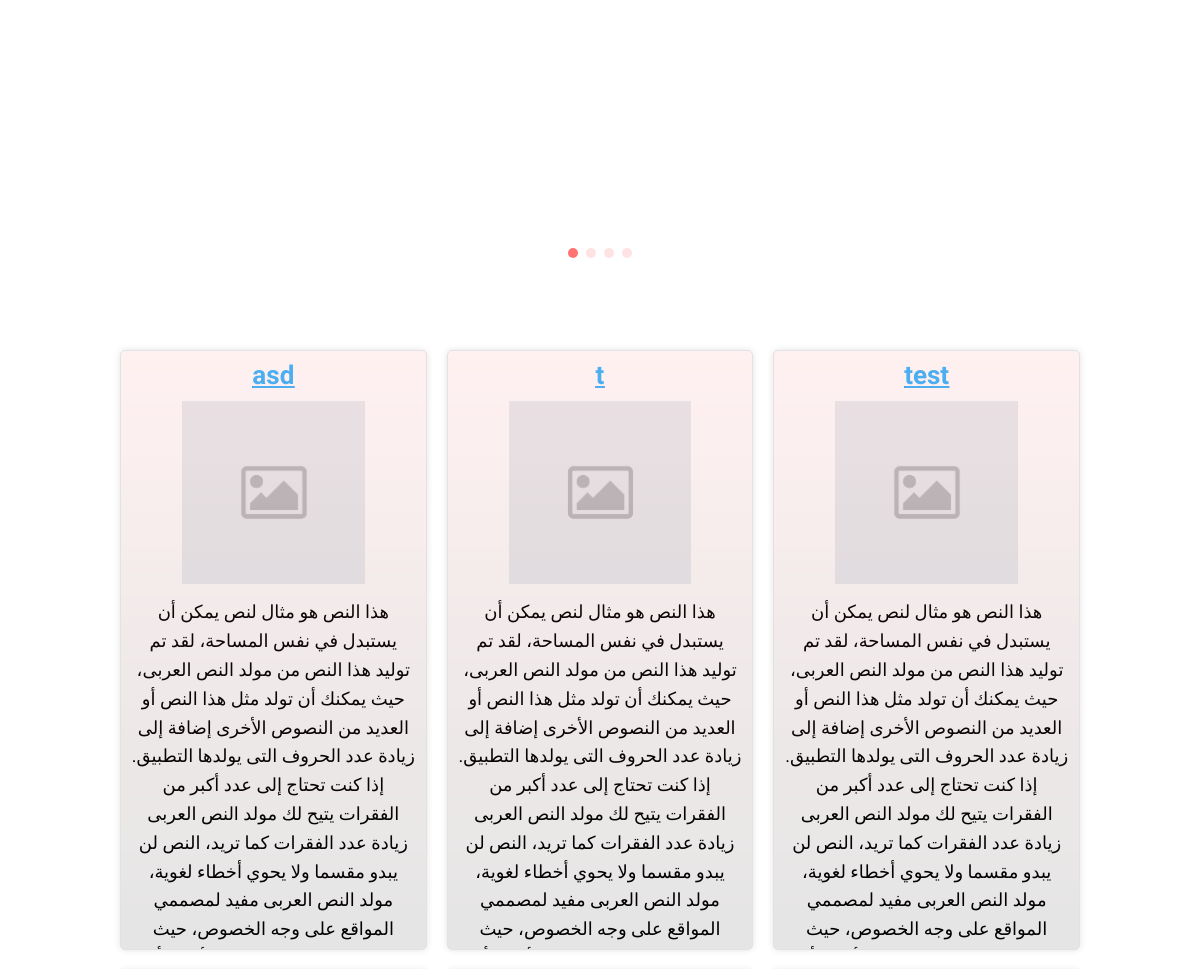
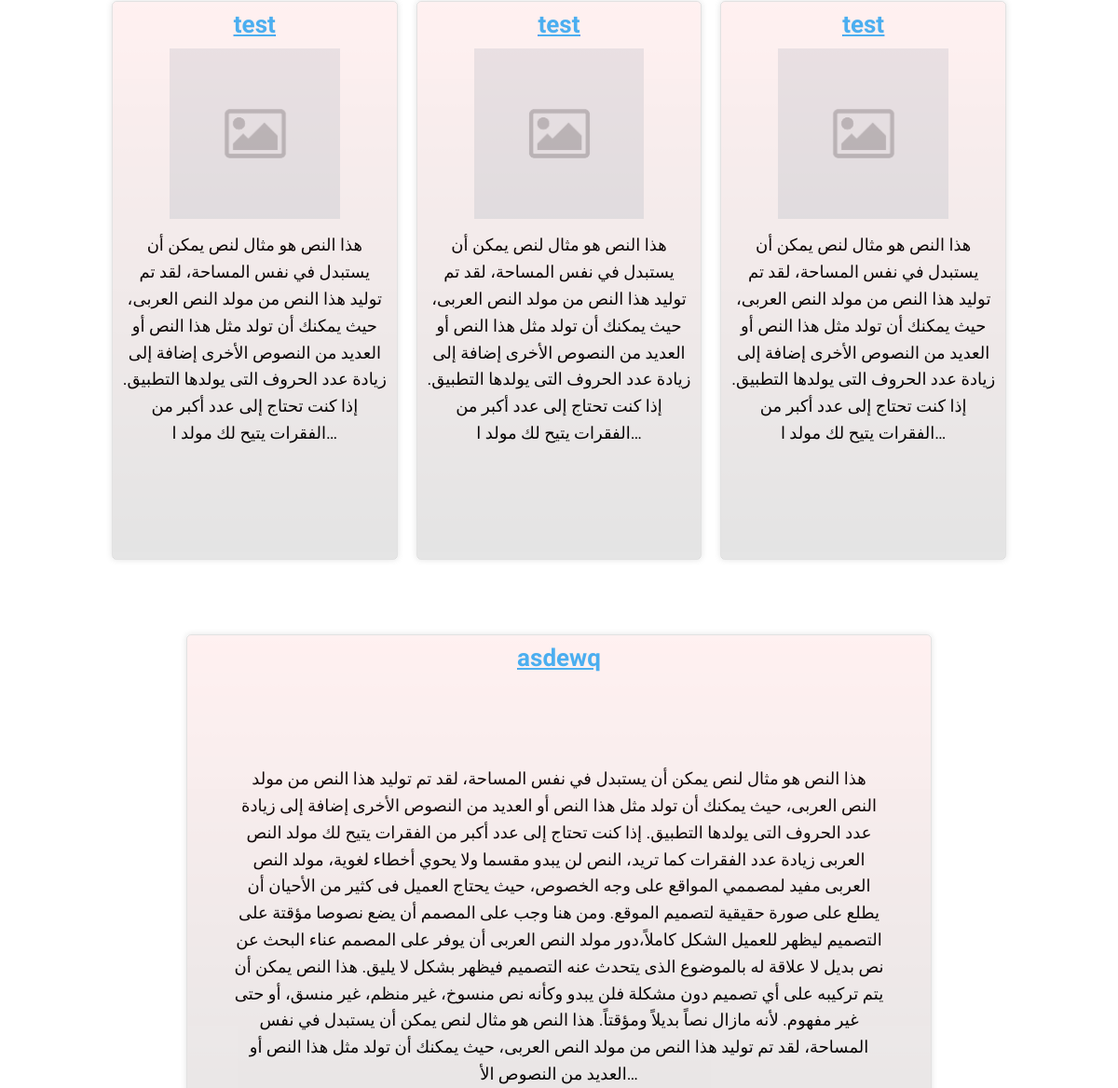
The app's page / (middle part), older data (2 pictures, top to bottom).
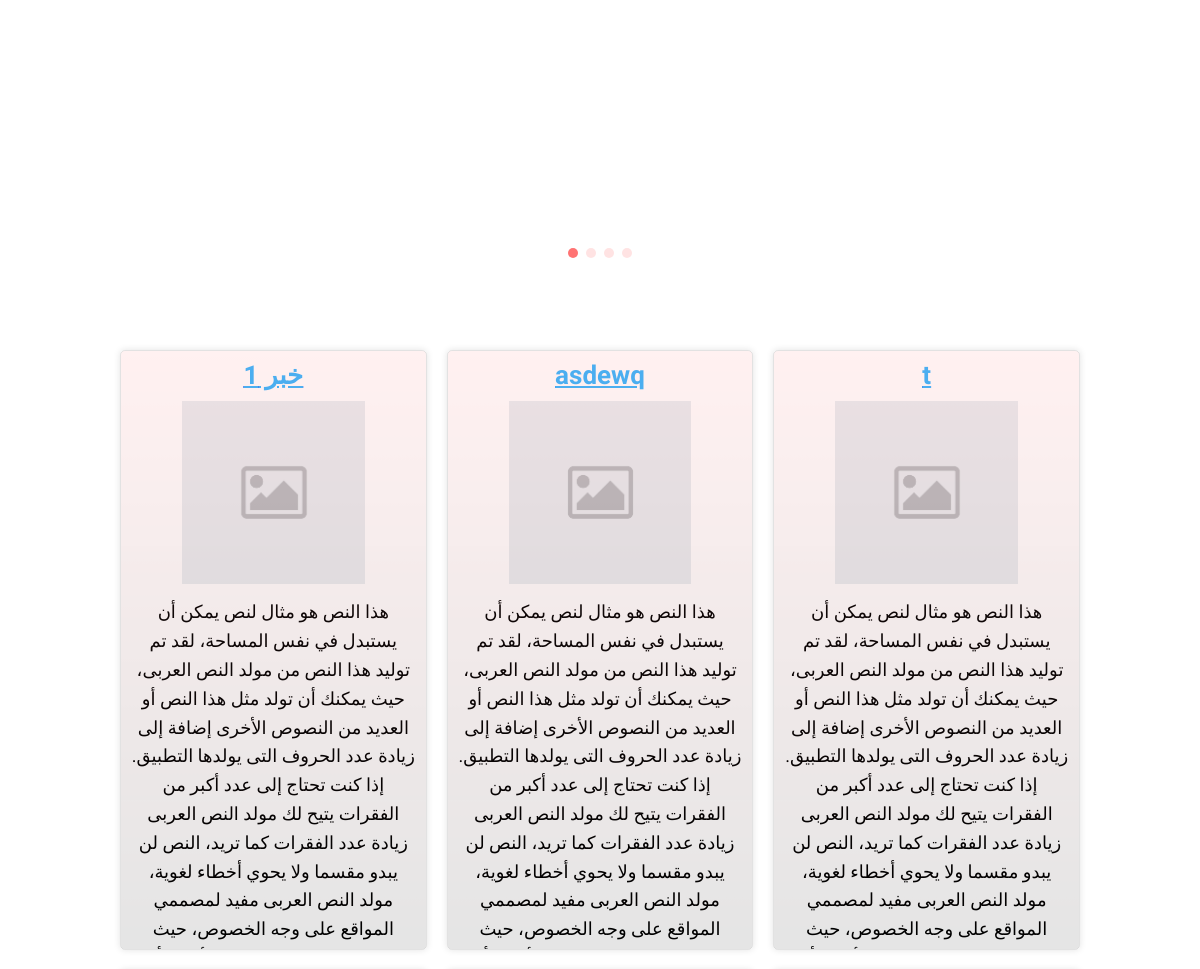
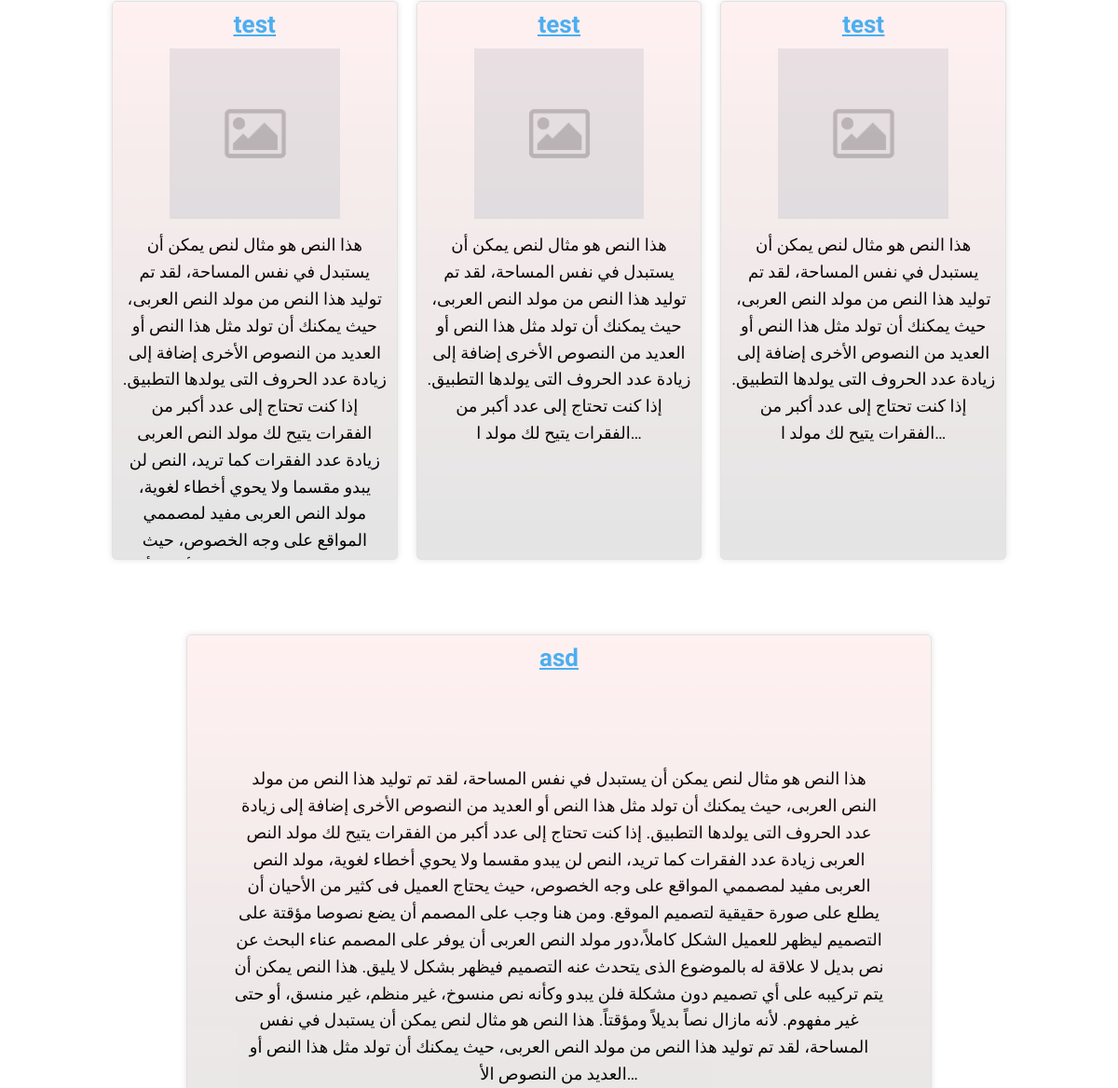
The same page, newer data (2 pictures, top to bottom).
### mainapp/models.py (models this page shows, shortened)
class report(models.Model):
    title=models.CharField(max_length=250)
    report_content=models.TextField(default=" ")
    image=models.ImageField(upload_to="reports/%Y/%m/%d",null=True,blank=True)
    created=models.DateTimeField(auto_now=True,blank=True)

### mainapp/views.py (the view)
# urls.py: path("",views.main,name="main"),
def main(request):
    recent_reports=report.objects.order_by('-created')[1:7]
    first_report=report.objects.order_by('-created').first()
    context={
        "recent_reports":recent_reports,
        "first_report":first_report
    }
    return render(request,"htmlfiles/main.html",context=context)

### templates/htmlfiles/main.html (shortened to what this page needs)
{% extends 'base.html' %}
{% load static %}
{% block content %}
  <div class="image_slider">
    <div class="swiper">
        <div class="swiper-wrapper">
            <div class="swiper-slide"><img src="{% static 'source/images/Image_Editor(1).png' %}" alt=""></div>
        </div>
        <div class="swiper-pagination"></div>
      </div>
</div>
<div class="grid_view">
    {% for item in recent_reports %}
  <div class="grid_view_item   item_image">
    <div class="over_effect"></div>
    <a href="/report/{{item.id}}/"><div class="title">{{item.title}}</div></a>
    {% if item.image %}
    <div class="content"><img src="{{item.image.url}}" onerror="this.onerror=null;this.src='/default-placeholder.png/'" alt=""></div>
    {% else %}
    <div class="content"><img  src="/default-placeholder.png/" alt=""></div>
  {% endif %}
    <div class="text">
        {% autoescape off %}
        {% if item.image %}
        {{item.report_content|truncatechars:255 }}
        {% else %}
        {{item.report_content|truncatechars:960 }}
        {% endif %}
{% endautoescape %}
    </div>
</div>
    {% endfor %}
</div>
<div class="center_item">
<div class="grid_view_item   item_card size_2">
    <div class="over_effect"></div>
    <a href="/report/{{first_report.id}}/"><div class="title">{{first_report.title}}</div></a>
    <div class="content">
        {% autoescape off %}
{{first_report.report_content|truncatechars:965}}
{% endautoescape %}
    </div>
</div>
</div>
{% endblock %}

Row changes from the older to the newer data that the page shows:
no longer on this page (row unchanged): report: title "test", report_content "هذا النص هو مثال لنص يمكن أن يستبدل في نفس المساحة، لقد تم توليد هذا النص من مولد النص العربى، حيث يمكنك أن تولد مثل هذا النص أو العديد من النصوص الأخرى إضافة إلى زيادة عدد الحروف التى يولدها التطبيق. إذا كنت تحتاج إلى عدد أكبر من الفقرات يتيح لك مولد ا…"
no longer on one of the page's lists (row edited): report: title "asd", report_content "هذا النص هو مثال لنص يمكن أن يستبدل في نفس المساحة، لقد تم توليد هذا النص من مولد النص العربى، حيث يمكنك أن تولد مثل هذا النص أو العديد من النصوص الأخرى إضافة إلى زيادة عدد الحروف التى يولدها التطبيق. إذا كنت تحتاج إلى عدد أكبر من الفقرات يتيح لك مولد النص العربى زيادة عدد الفقرات كما تريد، النص لن يبدو مقسما ولا يحوي أخطاء لغوية، مولد النص العربى مفيد لمصممي المواقع على وجه الخصوص، حيث…"
now on this page (row edited): report: title "خبر 1", report_content "هذا النص هو مثال لنص يمكن أن يستبدل في نفس المساحة، لقد تم توليد هذا النص من مولد النص العربى، حيث يمكنك أن تولد مثل هذا النص أو العديد من النصوص الأخرى إضافة إلى زيادة عدد الحروف التى يولدها التطبيق. إذا كنت تحتاج إلى عدد أكبر من الفقرات يتيح لك مولد النص العربى زيادة عدد الفقرات كما تريد، النص لن يبدو مقسما ولا يحوي أخطاء لغوية، مولد النص العربى مفيد لمصممي المواقع على وجه الخصوص، حيث…"
now on one of the page's lists (row unchanged): report: title "asdewq", report_content "هذا النص هو مثال لنص يمكن أن يستبدل في نفس المساحة، لقد تم توليد هذا النص من مولد النص العربى، حيث يمكنك أن تولد مثل هذا النص أو العديد من النصوص الأخرى إضافة إلى زيادة عدد الحروف التى يولدها التطبيق. إذا كنت تحتاج إلى عدد أكبر من الفقرات يتيح لك مولد النص العربى زيادة عدد الفقرات كما تريد، النص لن يبدو مقسما ولا يحوي أخطاء لغوية، مولد النص العربى مفيد لمصممي المواقع على وجه الخصوص، حيث…"
Text that changed along with them:
{{ first_report.title }}: "asdewq" → "asd"
